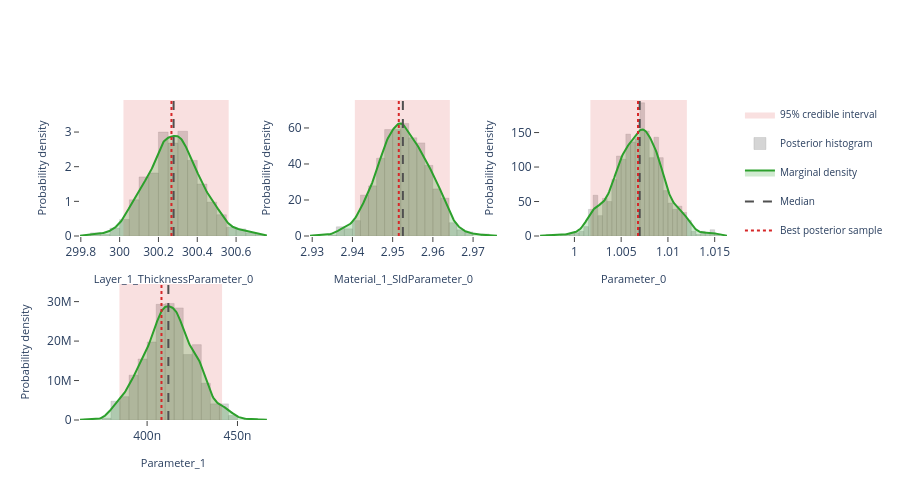

This figure's notebook cell:
### Markdown cell above
## Interactive posterior plots

The next three cells render the same Plotly figures that are shown on the
Bayesian Posterior tab of the EasyReflectometryApp:

* **Marginals** — per-parameter distribution: histogram + smooth KDE marginal,
  shaded 95% credible interval, and median / best-sample lines
  (`plot_distribution` or `posterior.distribution()`)
* **Corner plot** — pairwise marginals + 2-D contours + scatter (`plot_corner`)
* **Traces** — per-chain trace + marginal histogram (`plot_trace`)

The standalone helpers are called with ``return_figure=True`` so they return a
Plotly ``Figure`` that we render in the notebook with ``fig.show()``; the
``PosteriorResults`` methods return the figure directly.

### Code cell
# ---- Marginal posterior distributions ---------------------------------------
# One panel per free parameter, each overlaying the posterior histogram, a
# smooth Gaussian-KDE marginal, the shaded 95% credible interval, and the
# median / best-sample reference lines.  Mirrors the "Marginals" sub-tab in
# the EasyReflectometryApp.

# The PosteriorResults method passes ``logp`` through automatically so the
# best posterior sample (MAP) line is drawn:
fig = posterior.distribution()
fig.show()

# Standalone equivalent (pass ``logp`` to get the best-sample line):
# fig = plot_distribution(
#     posterior.draws,
#     posterior.param_names,
#     logp=posterior.logp,
#     return_figure=True,
# )
# fig.show()

### Figure 1 — Plotly figure (JSON) as saved in the notebook; plotly's stock layout.template omitted (floating-point values rounded to 4 significant figures; data arrays with more than 128 entries replaced by an {"elided": "..."} marker saying what was removed)
{"data": [{"fill": "toself", "fillcolor": "rgba(214, 39, 40, 0.14)", "hoverinfo": "skip", "legendgroup": "95% credible interval", "line": {"color": "rgba(214, 39, 40, 0.14)", "width": 0}, "mode": "lines", "name": "95% credible interval", "showlegend": true, "type": "scatter", "x": [300.0, 300.6, 300.6, 300.0, 300.0], "xaxis": "x", "y": [0.0, 0.0, 3.925, 3.925, 0.0], "yaxis": "y"}, {"histnorm": "probability density", "hovertemplate": "sample=%{x:.4f}<br>density: %{y:.2f}<extra></extra>", "legendgroup": "histogram", "marker": {"color": "rgba(120, 120, 120, 0.38)", "line": {"color": "rgba(120, 120, 120, 0.24)", "width": 1}}, "name": "Posterior histogram", "nbinsx": 40, "opacity": 0.82, "showlegend": true, "type": "histogram", "x": {"elided": "880 float values"}, "xaxis": "x", "yaxis": "y"}, {"fill": "tozeroy", "fillcolor": "rgba(44, 160, 44, 0.22)", "hovertemplate": "Layer_1_ThicknessParameter_0: %{x:.4f}<br>density: %{y:.4f}<extra></extra>", "legendgroup": "marginal", "line": {"color": "rgb(44, 160, 44)", "width": 2}, "mode": "lines", "name": "Marginal density", "showlegend": true, "type": "scatter", "x": {"elided": "256 float values"}, "xaxis": "x", "y": {"elided": "256 float values"}, "yaxis": "y"}, {"hovertemplate": "Median: %{x:.4f}<extra></extra>", "legendgroup": "Median", "line": {"color": "rgb(80, 80, 80)", "dash": "dash", "width": 2}, "mode": "lines", "name": "Median", "showlegend": true, "type": "scatter", "x": [300.3, 300.3], "xaxis": "x", "y": [0.0, 3.925], "yaxis": "y"}, {"hovertemplate": "Best posterior sample: %{x:.4f}<extra></extra>", "legendgroup": "Best posterior sample", "line": {"color": "rgb(214, 39, 40)", "dash": "dot", "width": 2}, "mode": "lines", "name": "Best posterior sample", "showlegend": true, "type": "scatter", "x": [300.3, 300.3], "xaxis": "x", "y": [0.0, 3.925], "yaxis": "y"}, {"fill": "toself", "fillcolor": "rgba(214, 39, 40, 0.14)", "hoverinfo": "skip", "legendgroup": "95% credible interval", "line": {"color": "rgba(214, 39, 40, 0.14)", "width": 0}, "mode": "lines", "name": "95% credible interval", "showlegend": false, "type": "scatter", "x": [2.941, 2.964, 2.964, 2.941, 2.941], "xaxis": "x2", "y": [0.0, 0.0, 75.53, 75.53, 0.0], "yaxis": "y2"}, {"histnorm": "probability density", "hovertemplate": "sample=%{x:.4f}<br>density: %{y:.2f}<extra></extra>", "legendgroup": "histogram", "marker": {"color": "rgba(120, 120, 120, 0.38)", "line": {"color": "rgba(120, 120, 120, 0.24)", "width": 1}}, "name": "Posterior histogram", "nbinsx": 40, "opacity": 0.82, "showlegend": false, "type": "histogram", "x": {"elided": "880 float values"}, "xaxis": "x2", "yaxis": "y2"}, {"fill": "tozeroy", "fillcolor": "rgba(44, 160, 44, 0.22)", "hovertemplate": "Material_1_SldParameter_0: %{x:.4f}<br>density: %{y:.4f}<extra></extra>", "legendgroup": "marginal", "line": {"color": "rgb(44, 160, 44)", "width": 2}, "mode": "lines", "name": "Marginal density", "showlegend": false, "type": "scatter", "x": {"elided": "256 float values"}, "xaxis": "x2", "y": {"elided": "256 float values"}, "yaxis": "y2"}, {"hovertemplate": "Median: %{x:.4f}<extra></extra>", "legendgroup": "Median", "line": {"color": "rgb(80, 80, 80)", "dash": "dash", "width": 2}, "mode": "lines", "name": "Median", "showlegend": false, "type": "scatter", "x": [2.953, 2.953], "xaxis": "x2", "y": [0.0, 75.53], "yaxis": "y2"}, {"hovertemplate": "Best posterior sample: %{x:.4f}<extra></extra>", "legendgroup": "Best posterior sample", "line": {"color": "rgb(214, 39, 40)", "dash": "dot", "width": 2}, "mode": "lines", "name": "Best posterior sample", "showlegend": false, "type": "scatter", "x": [2.952, 2.952], "xaxis": "x2", "y": [0.0, 75.53], "yaxis": "y2"}, {"fill": "toself", "fillcolor": "rgba(214, 39, 40, 0.14)", "hoverinfo": "skip", "legendgroup": "95% credible interval", "line": {"color": "rgba(214, 39, 40, 0.14)", "width": 0}, "mode": "lines", "name": "95% credible interval", "showlegend": false, "type": "scatter", "x": [1.002, 1.012, 1.012, 1.002, 1.002], "xaxis": "x3", "y": [0.0, 0.0, 197.2, 197.2, 0.0], "yaxis": "y3"}, {"histnorm": "probability density", "hovertemplate": "sample=%{x:.4f}<br>density: %{y:.2f}<extra></extra>", "legendgroup": "histogram", "marker": {"color": "rgba(120, 120, 120, 0.38)", "line": {"color": "rgba(120, 120, 120, 0.24)", "width": 1}}, "name": "Posterior histogram", "nbinsx": 40, "opacity": 0.82, "showlegend": false, "type": "histogram", "x": {"elided": "880 float values"}, "xaxis": "x3", "yaxis": "y3"}, {"fill": "tozeroy", "fillcolor": "rgba(44, 160, 44, 0.22)", "hovertemplate": "Parameter_0: %{x:.4f}<br>density: %{y:.4f}<extra></extra>", "legendgroup": "marginal", "line": {"color": "rgb(44, 160, 44)", "width": 2}, "mode": "lines", "name": "Marginal density", "showlegend": false, "type": "scatter", "x": {"elided": "256 float values"}, "xaxis": "x3", "y": {"elided": "256 float values"}, "yaxis": "y3"}, {"hovertemplate": "Median: %{x:.4f}<extra></extra>", "legendgroup": "Median", "line": {"color": "rgb(80, 80, 80)", "dash": "dash", "width": 2}, "mode": "lines", "name": "Median", "showlegend": false, "type": "scatter", "x": [1.007, 1.007], "xaxis": "x3", "y": [0.0, 197.2], "yaxis": "y3"}, {"hovertemplate": "Best posterior sample: %{x:.4f}<extra></extra>", "legendgroup": "Best posterior sample", "line": {"color": "rgb(214, 39, 40)", "dash": "dot", "width": 2}, "mode": "lines", "name": "Best posterior sample", "showlegend": false, "type": "scatter", "x": [1.007, 1.007], "xaxis": "x3", "y": [0.0, 197.2], "yaxis": "y3"}, {"fill": "toself", "fillcolor": "rgba(214, 39, 40, 0.14)", "hoverinfo": "skip", "legendgroup": "95% credible interval", "line": {"color": "rgba(214, 39, 40, 0.14)", "width": 0}, "mode": "lines", "name": "95% credible interval", "showlegend": false, "type": "scatter", "x": [3.847e-07, 4.415e-07, 4.415e-07, 3.847e-07, 3.847e-07], "xaxis": "x4", "y": [0.0, 0.0, 34470000.0, 34470000.0, 0.0], "yaxis": "y4"}, {"histnorm": "probability density", "hovertemplate": "sample=%{x:.4f}<br>density: %{y:.2f}<extra></extra>", "legendgroup": "histogram", "marker": {"color": "rgba(120, 120, 120, 0.38)", "line": {"color": "rgba(120, 120, 120, 0.24)", "width": 1}}, "name": "Posterior histogram", "nbinsx": 40, "opacity": 0.82, "showlegend": false, "type": "histogram", "x": {"elided": "880 float values"}, "xaxis": "x4", "yaxis": "y4"}, {"fill": "tozeroy", "fillcolor": "rgba(44, 160, 44, 0.22)", "hovertemplate": "Parameter_1: %{x:.4f}<br>density: %{y:.4f}<extra></extra>", "legendgroup": "marginal", "line": {"color": "rgb(44, 160, 44)", "width": 2}, "mode": "lines", "name": "Marginal density", "showlegend": false, "type": "scatter", "x": {"elided": "256 float values"}, "xaxis": "x4", "y": {"elided": "256 float values"}, "yaxis": "y4"}, {"hovertemplate": "Median: %{x:.4f}<extra></extra>", "legendgroup": "Median", "line": {"color": "rgb(80, 80, 80)", "dash": "dash", "width": 2}, "mode": "lines", "name": "Median", "showlegend": false, "type": "scatter", "x": [4.118e-07, 4.118e-07], "xaxis": "x4", "y": [0.0, 34470000.0], "yaxis": "y4"}, {"hovertemplate": "Best posterior sample: %{x:.4f}<extra></extra>", "legendgroup": "Best posterior sample", "line": {"color": "rgb(214, 39, 40)", "dash": "dot", "width": 2}, "mode": "lines", "name": "Best posterior sample", "showlegend": false, "type": "scatter", "x": [4.08e-07, 4.08e-07], "xaxis": "x4", "y": [0.0, 34470000.0], "yaxis": "y4"}], "layout": {"barmode": "overlay", "height": 500, "legend": {"font": {"size": 10}}, "plot_bgcolor": "white", "showlegend": true, "xaxis": {"anchor": "y", "domain": [0.0, 0.2889], "range": [299.8, 300.8], "showgrid": false, "ticks": "outside", "title": {"font": {"size": 11}, "text": "Layer_1_ThicknessParameter_0"}, "zeroline": false}, "xaxis2": {"anchor": "y2", "domain": [0.3556, 0.6444], "range": [2.929, 2.976], "showgrid": false, "ticks": "outside", "title": {"font": {"size": 11}, "text": "Material_1_SldParameter_0"}, "zeroline": false}, "xaxis3": {"anchor": "y3", "domain": [0.7111, 1.0], "range": [0.9963, 1.016], "showgrid": false, "ticks": "outside", "title": {"font": {"size": 11}, "text": "Parameter_0"}, "zeroline": false}, "xaxis4": {"anchor": "y4", "domain": [0.0, 0.2889], "range": [3.629e-07, 4.663e-07], "showgrid": false, "ticks": "outside", "title": {"font": {"size": 11}, "text": "Parameter_1"}, "zeroline": false}, "xaxis5": {"anchor": "y5", "domain": [0.3556, 0.6444], "showgrid": false, "ticks": "outside", "zeroline": false}, "xaxis6": {"anchor": "y6", "domain": [0.7111, 1.0], "showgrid": false, "ticks": "outside", "zeroline": false}, "yaxis": {"anchor": "x", "domain": [0.575, 1.0], "range": [0.0, 3.925], "showgrid": false, "ticks": "outside", "title": {"font": {"size": 11}, "text": "Probability density"}, "zeroline": false}, "yaxis2": {"anchor": "x2", "domain": [0.575, 1.0], "range": [0.0, 75.53], "showgrid": false, "ticks": "outside", "title": {"font": {"size": 11}, "text": "Probability density"}, "zeroline": false}, "yaxis3": {"anchor": "x3", "domain": [0.575, 1.0], "range": [0.0, 197.2], "showgrid": false, "ticks": "outside", "title": {"font": {"size": 11}, "text": "Probability density"}, "zeroline": false}, "yaxis4": {"anchor": "x4", "domain": [0.0, 0.425], "range": [0.0, 34470000.0], "showgrid": false, "ticks": "outside", "title": {"font": {"size": 11}, "text": "Probability density"}, "zeroline": false}, "yaxis5": {"anchor": "x5", "domain": [0.0, 0.425], "showgrid": false, "ticks": "outside", "zeroline": false}, "yaxis6": {"anchor": "x6", "domain": [0.0, 0.425], "showgrid": false, "ticks": "outside", "zeroline": false}}}
